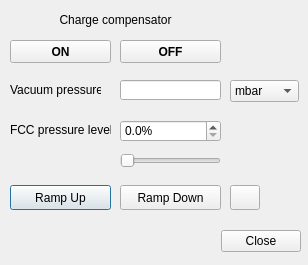
<?xml version="1.0" encoding="UTF-8"?>
<ui version="4.0">
 <class>chargeCompensator</class>
 <widget class="QDialog" name="chargeCompensator">
  <property name="windowModality">
   <enum>Qt::ApplicationModal</enum>
  </property>
  <property name="geometry">
   <rect>
    <x>0</x>
    <y>0</y>
    <width>308</width>
    <height>265</height>
   </rect>
  </property>
  <property name="sizePolicy">
   <sizepolicy hsizetype="Preferred" vsizetype="Preferred">
    <horstretch>0</horstretch>
    <verstretch>0</verstretch>
   </sizepolicy>
  </property>
  <property name="windowTitle">
   <string>Charge Compensator Settings</string>
  </property>
  <property name="layoutDirection">
   <enum>Qt::LeftToRight</enum>
  </property>
  <widget class="QPushButton" name="pushButton_ramp_up">
   <property name="geometry">
    <rect>
     <x>10</x>
     <y>185</y>
     <width>101</width>
     <height>25</height>
    </rect>
   </property>
   <property name="text">
    <string>Ramp Up</string>
   </property>
  </widget>
  <widget class="QPushButton" name="pushButton_ramp_down">
   <property name="geometry">
    <rect>
     <x>120</x>
     <y>185</y>
     <width>101</width>
     <height>25</height>
    </rect>
   </property>
   <property name="text">
    <string>Ramp Down</string>
   </property>
  </widget>
  <widget class="QToolButton" name="toolButton_ramp_settings">
   <property name="geometry">
    <rect>
     <x>230</x>
     <y>185</y>
     <width>30</width>
     <height>25</height>
    </rect>
   </property>
   <property name="text">
    <string></string>
   </property>
  </widget>
  <widget class="QDialogButtonBox" name="buttonBox">
   <property name="geometry">
    <rect>
     <x>220</x>
     <y>225</y>
     <width>81</width>
     <height>32</height>
    </rect>
   </property>
   <property name="layoutDirection">
    <enum>Qt::LeftToRight</enum>
   </property>
   <property name="orientation">
    <enum>Qt::Horizontal</enum>
   </property>
   <property name="standardButtons">
    <set>QDialogButtonBox::Close</set>
   </property>
  </widget>
  <widget class="QLabel" name="label_text_level">
   <property name="geometry">
    <rect>
     <x>10</x>
     <y>120</y>
     <width>101</width>
     <height>20</height>
    </rect>
   </property>
   <property name="text">
    <string>FCC pressure level:</string>
   </property>
  </widget>
  <widget class="QDoubleSpinBox" name="doubleSpinBox_level">
   <property name="geometry">
    <rect>
     <x>120</x>
     <y>120</y>
     <width>101</width>
     <height>22</height>
    </rect>
   </property>
   <property name="keyboardTracking">
    <bool>false</bool>
   </property>
   <property name="suffix">
    <string>%</string>
   </property>
   <property name="decimals">
    <number>1</number>
   </property>
   <property name="maximum">
    <double>100.000000000000000</double>
   </property>
  </widget>
  <widget class="QPushButton" name="pushButton_on">
   <property name="geometry">
    <rect>
     <x>10</x>
     <y>40</y>
     <width>101</width>
     <height>23</height>
    </rect>
   </property>
   <property name="font">
    <font>
     <weight>75</weight>
     <bold>true</bold>
    </font>
   </property>
   <property name="styleSheet">
    <string notr="true">QPushButton:disabled { background-color: lime; color: black }</string>
   </property>
   <property name="text">
    <string>ON</string>
   </property>
  </widget>
  <widget class="QPushButton" name="pushButton_off">
   <property name="geometry">
    <rect>
     <x>120</x>
     <y>40</y>
     <width>101</width>
     <height>23</height>
    </rect>
   </property>
   <property name="font">
    <font>
     <weight>75</weight>
     <bold>true</bold>
    </font>
   </property>
   <property name="styleSheet">
    <string notr="true">QPushButton:disabled { background-color: lime; color: black }</string>
   </property>
   <property name="text">
    <string>OFF</string>
   </property>
  </widget>
  <widget class="QLabel" name="label_text_fcc">
   <property name="geometry">
    <rect>
     <x>10</x>
     <y>10</y>
     <width>211</width>
     <height>20</height>
    </rect>
   </property>
   <property name="text">
    <string>Charge compensator</string>
   </property>
   <property name="alignment">
    <set>Qt::AlignCenter</set>
   </property>
  </widget>
  <widget class="QSlider" name="horizontalSlider_level">
   <property name="geometry">
    <rect>
     <x>120</x>
     <y>150</y>
     <width>101</width>
     <height>22</height>
    </rect>
   </property>
   <property name="maximum">
    <number>1000</number>
   </property>
   <property name="singleStep">
    <number>10</number>
   </property>
   <property name="pageStep">
    <number>100</number>
   </property>
   <property name="orientation">
    <enum>Qt::Horizontal</enum>
   </property>
  </widget>
  <widget class="QComboBox" name="comboBox_units">
   <property name="geometry">
    <rect>
     <x>230</x>
     <y>80</y>
     <width>69</width>
     <height>22</height>
    </rect>
   </property>
   <item>
    <property name="text">
     <string>mbar</string>
    </property>
   </item>
   <item>
    <property name="text">
     <string>Pa</string>
    </property>
   </item>
   <item>
    <property name="text">
     <string>Torr</string>
    </property>
   </item>
  </widget>
  <widget class="QLabel" name="label_text_vacuumPressure">
   <property name="geometry">
    <rect>
     <x>10</x>
     <y>80</y>
     <width>91</width>
     <height>20</height>
    </rect>
   </property>
   <property name="text">
    <string>Vacuum pressure:</string>
   </property>
  </widget>
  <widget class="QLineEdit" name="lineEdit_vacuumPressure">
   <property name="geometry">
    <rect>
     <x>120</x>
     <y>80</y>
     <width>101</width>
     <height>20</height>
    </rect>
   </property>
   <property name="readOnly">
    <bool>true</bool>
   </property>
  </widget>
 </widget>
 <resources/>
 <connections>
  <connection>
   <sender>buttonBox</sender>
   <signal>accepted()</signal>
   <receiver>chargeCompensator</receiver>
   <slot>accept()</slot>
   <hints>
    <hint type="sourcelabel">
     <x>190</x>
     <y>65</y>
    </hint>
    <hint type="destinationlabel">
     <x>150</x>
     <y>43</y>
    </hint>
   </hints>
  </connection>
  <connection>
   <sender>buttonBox</sender>
   <signal>rejected()</signal>
   <receiver>chargeCompensator</receiver>
   <slot>reject()</slot>
   <hints>
    <hint type="sourcelabel">
     <x>190</x>
     <y>65</y>
    </hint>
    <hint type="destinationlabel">
     <x>150</x>
     <y>43</y>
    </hint>
   </hints>
  </connection>
 </connections>
</ui>
